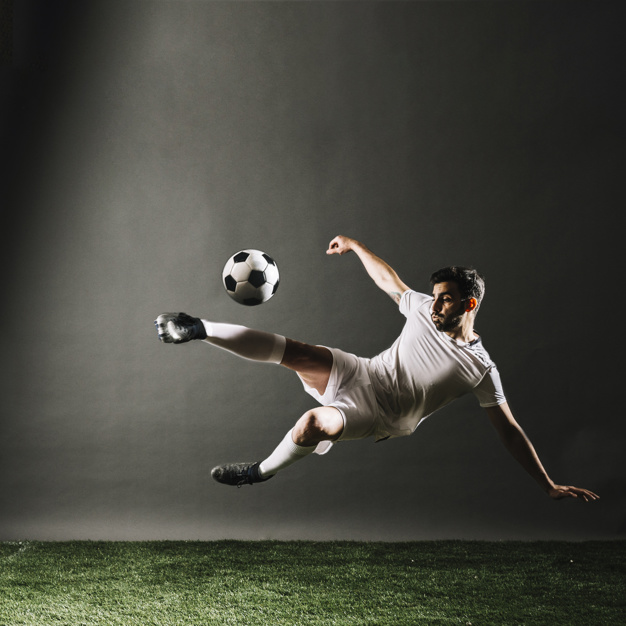
#> input picture jogador.jpg, 626 x 626 px
$ python recorte.py
#> lines starting #> are read from the running program, lines starting #| are printed output that depends on the picture
import cv2

imagem = cv2.imread( 'jogador.jpg')
#> imagem is the input picture: shape (626, 626, 3); mean B, G, R 62.3, 70.7, 70.2
recorte = imagem[220:280, 248:304]
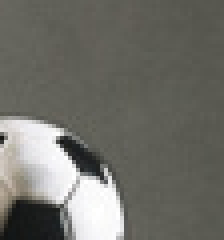
#> recorte: shape (60, 56, 3) (shown 4 times larger); mean B, G, R 104.5, 110.9, 111.2

cv2.imshow('output', recorte)
